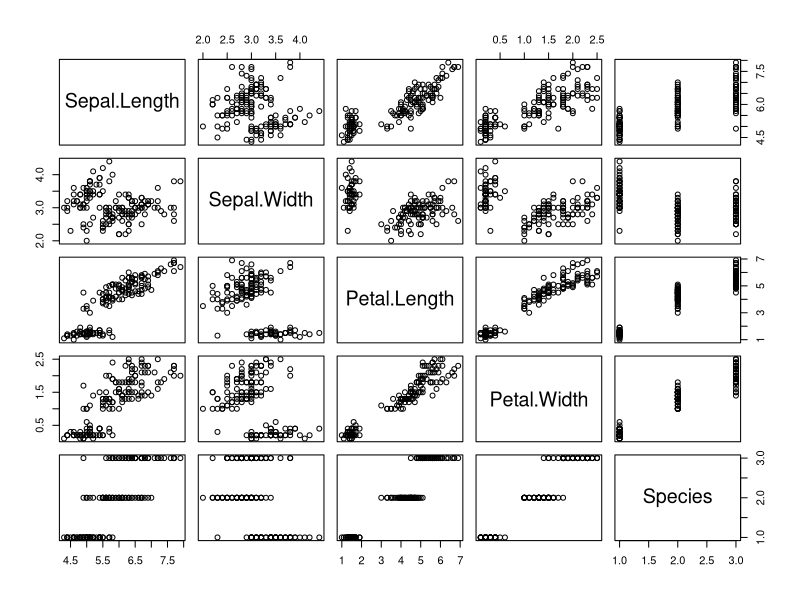
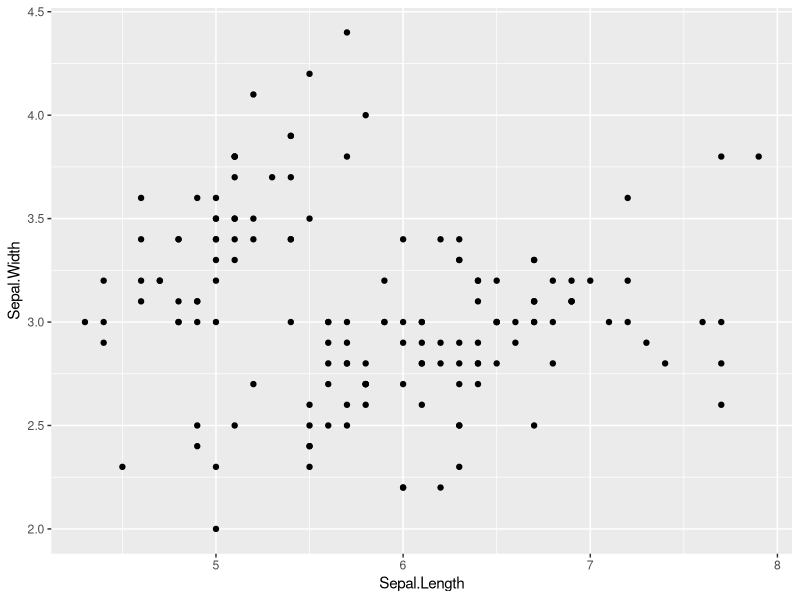

These charts were generated, in order, by the following R code:
Sys.setlocale("LC_ALL","English")
# x <- seq(-pi,pi,0.1)
# plot(x, sin(x))
# plot(x, sin(x),
#      main="The Sine Function",
#      ylab="sin(x)")

# print(seq(1,10))
plot(iris)
print("hello")
print("hellow world")
library(ggplot2)
ggplot(iris, aes(Sepal.Length, Sepal.Width)) + geom_point()
